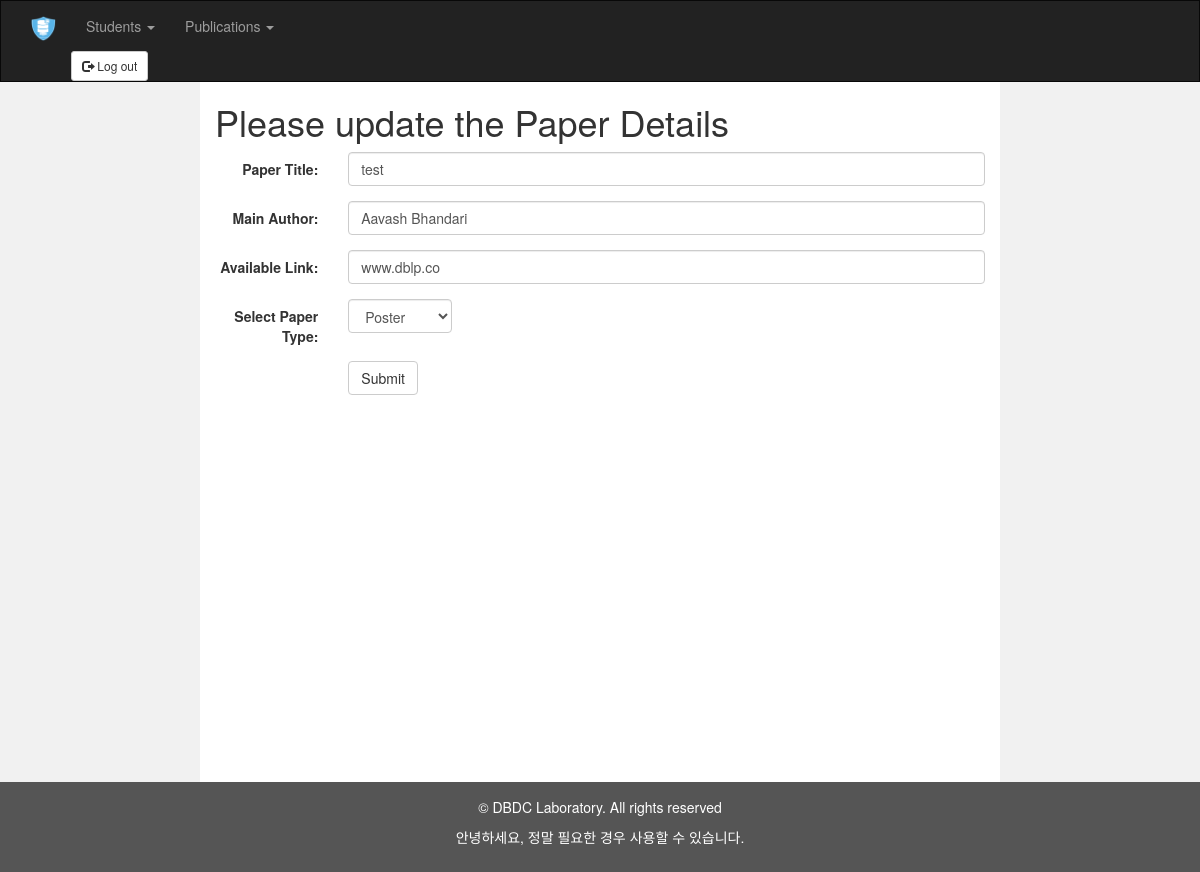
Page /dbdc/index.php?updatepaper&id=2 (signed in) on the committed database.
### tables this page shows
CREATE TABLE `paper_tbl` (
  `paper_id` int(11) NOT NULL,
  `paper_title` longtext NOT NULL,
  `author_name` varchar(250) NOT NULL,
  `available_links` varchar(300) NOT NULL,
  `paper_type` varchar(150) NOT NULL
);

### dbdc/updatepaper.php (the view, shortened to what this page needs)
<?php
include 'includes/dbconn.php';
$id = $_GET['id'];
$id = htmlspecialchars($id);
$id = mysqli_escape_string($conn,$id);
$sql="SELECT * FROM paper_tbl where paper_id=$id limit 1";
$result=mysqli_query($conn,$sql);
while($r = mysqli_fetch_assoc($result)) {
 ?>
 <div class="container-fluid text-center">
  <div class="row content">
    <div class="col-sm-2 sidenav">
    </div>
    <div class="col-sm-8 text-left">
     <h1>Please update the Paper Details</h1>
     <form class="form-horizontal" action="includes/updatepaper.inc.php" method="POST">
      <div class="form-group">
        <label class="control-label col-sm-2" for="email">Paper Title:</label>
        <div class="col-sm-10">
          <input type="text" value="<?php echo $r['paper_title'] ?>" class="form-control" id="title" placeholder="Paper Title" name="title">
        </div>
      </div>
      <div class="form-group">
        <label class="control-label col-sm-2">Main Author:</label>
        <div class="col-sm-10">
          <input type="text" value="<?php echo $r['author_name'] ?>" class="form-control" id="author" placeholder="First Author" name="author_name">
        </div>
      </div>
      <div class="form-group">
        <label class="control-label col-sm-2">Available Link:</label>
        <div class="col-sm-10">
          <input type="text" value="<?php echo $r['available_links'] ?>" class="form-control" id="ulinks" placeholder="website or URLs" name="available_links">
        </div>
      </div>
      <div class="form-group">
        <label class="control-label col-sm-2">Select Paper Type:</label>
        <div class="col-sm-2">
          <select class="form-control" id="sel1" name="paper_type">
            <option value="poster" <?php if($r['paper_type']=='poster')echo 'selected'; ?>>Poster</option>
          </select>
        </div>
      </div>
      <div class="form-group">
        <div class="col-sm-offset-2 col-sm-10">
          <button type="submit" class="btn btn-default" name="submit">Submit</button>
        </div>
      </div>
    </form>
  </div>
  <div class="col-sm-2 sidenav">
  </div>
</div>
</div>
 <?php } ?>

### dbdc/index.php (style rules this page uses)
.row.content { height: 700px; }
.sidenav { padding-top: 20px; background-color: #f1f1f1; height: 100%; }

### rows in the picture
paper_tbl: title "test", author_name "Aavash Bhandari", available_links "www.dblp.co", paper_type "Poster"
